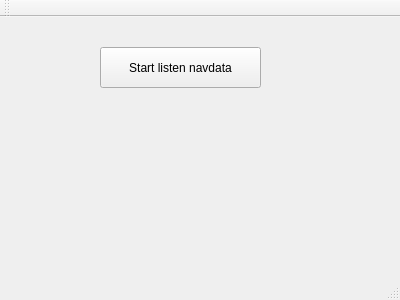
<?xml version="1.0" encoding="UTF-8"?>
<ui version="4.0">
 <class>MainWindow</class>
 <widget class="QMainWindow" name="MainWindow">
  <property name="geometry">
   <rect>
    <x>0</x>
    <y>0</y>
    <width>400</width>
    <height>300</height>
   </rect>
  </property>
  <property name="windowTitle">
   <string>MainWindow</string>
  </property>
  <widget class="QWidget" name="centralWidget">
   <widget class="QPushButton" name="pushButton">
    <property name="geometry">
     <rect>
      <x>100</x>
      <y>30</y>
      <width>161</width>
      <height>41</height>
     </rect>
    </property>
    <property name="text">
     <string>Start listen navdata</string>
    </property>
   </widget>
  </widget>
  <widget class="QMenuBar" name="menuBar">
   <property name="geometry">
    <rect>
     <x>0</x>
     <y>0</y>
     <width>400</width>
     <height>22</height>
    </rect>
   </property>
  </widget>
  <widget class="QToolBar" name="mainToolBar">
   <attribute name="toolBarArea">
    <enum>TopToolBarArea</enum>
   </attribute>
   <attribute name="toolBarBreak">
    <bool>false</bool>
   </attribute>
  </widget>
  <widget class="QStatusBar" name="statusBar"/>
 </widget>
 <layoutdefault spacing="6" margin="11"/>
 <resources/>
 <connections/>
</ui>
